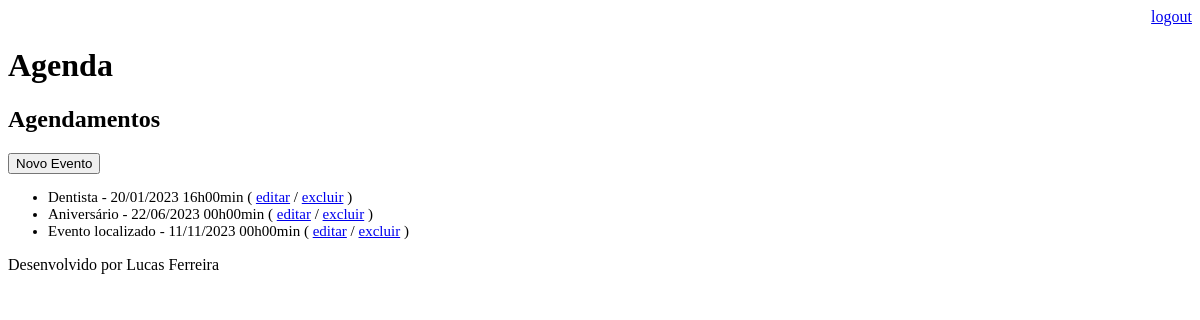
/agenda/ (signed in), run on an earlier commit of the app's database.
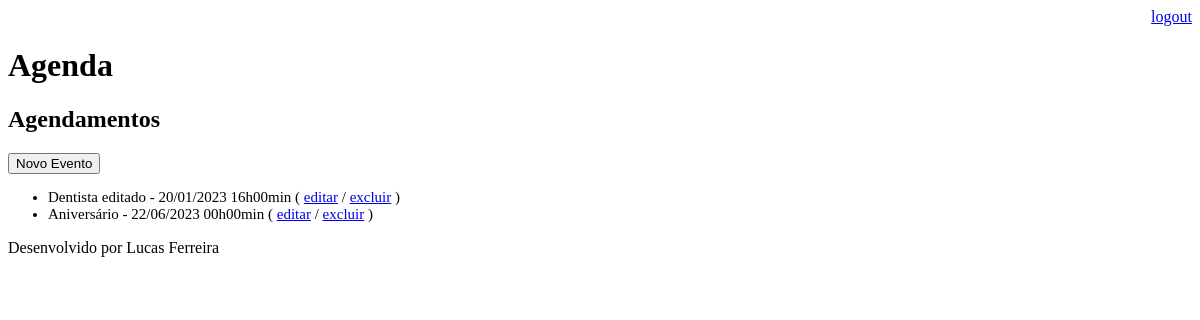
And on a later commit of the database.
### core/models.py (models this page shows, shortened)
class Evento(models.Model):
    titulo = models.CharField(max_length=100)
    descricao = models.TextField(blank=True, null=True)
    local = models.CharField(max_length=4000, blank=True, null=True)
    data_evento = models.DateTimeField(verbose_name='Data do Evento')
    data_criacao = models.DateTimeField(auto_now=True, verbose_name='Data de Criação')
    usuario = models.ForeignKey(User, on_delete=models.CASCADE)
    def get_data_evento(self) -> str:
        return self.data_evento.strftime('%d/%m/%Y %Hh%Mmin')
    def get_evento_atrasado(self) -> bool:
        data_atual = datetime.now()
        return self.data_evento < data_atual
    def get_minutes_to_evento(self) -> float:
        data_atual = datetime.now()
        delta = self.data_evento - data_atual
        minutes = delta.total_seconds() / 60
        print(minutes)
        return minutes

### core/views.py (the view)
# urls.py: path('agenda/', views.lista_eventos),
@requires_login
def lista_eventos(request) -> HttpResponse:
    usuario = request.user
    data_atual = datetime.now() - timedelta(hours=24)
    eventos = models.Evento.objects.filter(usuario=usuario, data_evento__gte=data_atual)
    dados = {'eventos': eventos}
    return render(request, 'agenda.html', dados)

### templates/agenda.html (shortened to what this page needs)
{% extends "model_page.html" %}
{% block content %}
    <h2>Agendamentos</h2>
    <a href="evento/">
        <button type="button">Novo Evento</button>
    </a>
    <ul style="font-size: 15px">
        {% for evento in eventos %}
            <div style="color:
                ">
                <li>
                    {{ evento.titulo }} - {{ evento.get_data_evento }}
                    ( <a href="evento/?id={{ evento.id }}">editar</a> /
                      <a href="evento/delete/{{ evento.id }}/">excluir</a> )
                </li>
            </div>
        {% endfor %}
    </ul>
{% endblock %}

### templates/model_page.html
<!DOCTYPE html>
<html lang="en">
<head>
    {% include "model_header.html" %}
</head>
<body>
    {% block content %} {% endblock %}
    {% include "model_footer.html" %}
</body>
</html>

### templates/model_header.html (shortened to what this page needs)
    <div align="right">
        <a href="/logout">logout</a>
    </div>
    <h1>Agenda</h1>

### templates/model_footer.html
<p> Desenvolvido por Lucas Ferreira </p>

What changed in the data, as far as the page shows it:
removed Evento: titulo "Evento localizado", get_data_evento "11/11/2023 00h00min"
changed Evento: titulo "Dentista" → "Dentista editado"
